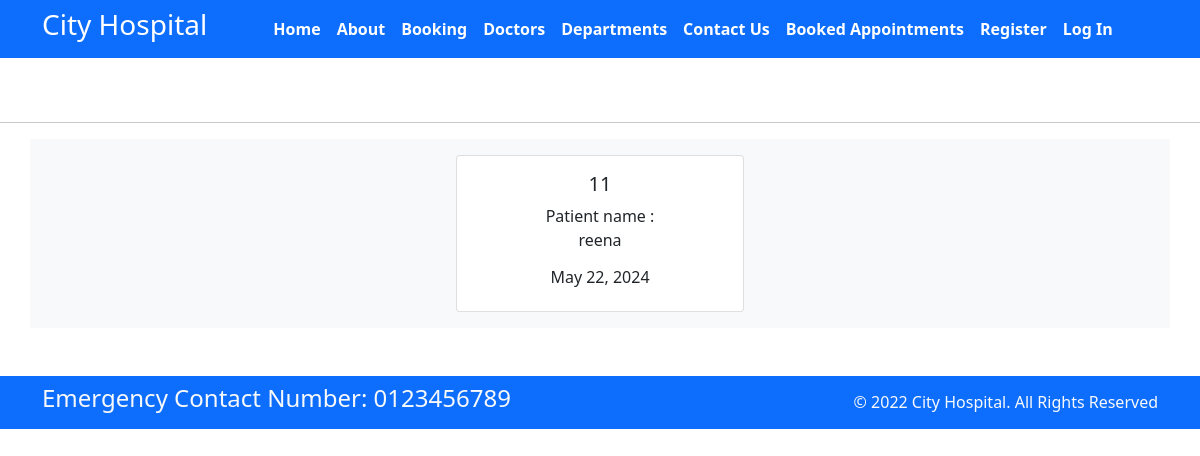
Screenshot of /booked/ with the database file from the repository.
### home/models.py (models this page shows)
class Booking(models.Model):
    p_name = models.CharField(max_length=255)
    p_phone = models.CharField(max_length=10)
    p_user = models.ForeignKey(User, on_delete=models.CASCADE, null=True)
    p_email = models.EmailField()
    doc_name = models.ForeignKey(Doctors, on_delete=models.CASCADE)
    booking_date = models.DateField()
    booked_on = models.DateField(auto_now=True)

### home/views.py (the view)
# urls.py: path('booked/', views.booked, name='booked'),
def booked(request):
    booked = Booking.objects.all()
    context = {
        'booked_appointments' : booked
    }
    template = "booked.html"
    return render(request, template, context)

### templates/booked.html (shortened to what this page needs)
{% extends 'base.html' %}
{% block content %}
 <hr>
<div class="container text-center bg-light">
    {% for booking in booked_appointments%}
    {% if user.id == booking.p_user.id or user.is_superuser %}
        <div class="card text-center mx-3 my-3" style="width: 18rem; display: inline-block;">
            <div class="card-body">
              <h5 class="card-title">{{booking.id}}</h5>
              Patient name : <p class="card-text">{{booking.p_name}}</p>
              <h6>{{booking.booking_date}}</h6>
            </div>
          </div>
    {% endif %}
    {% endfor %}
</div>
{% endblock %}

### rows the page displays
Booking: id "11", p_name "reena", booking_date "May 22, 2024"
